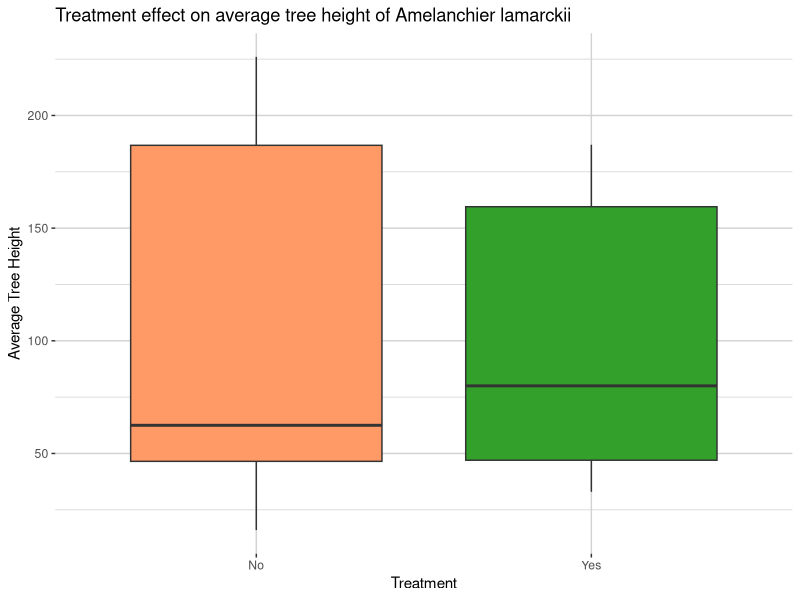
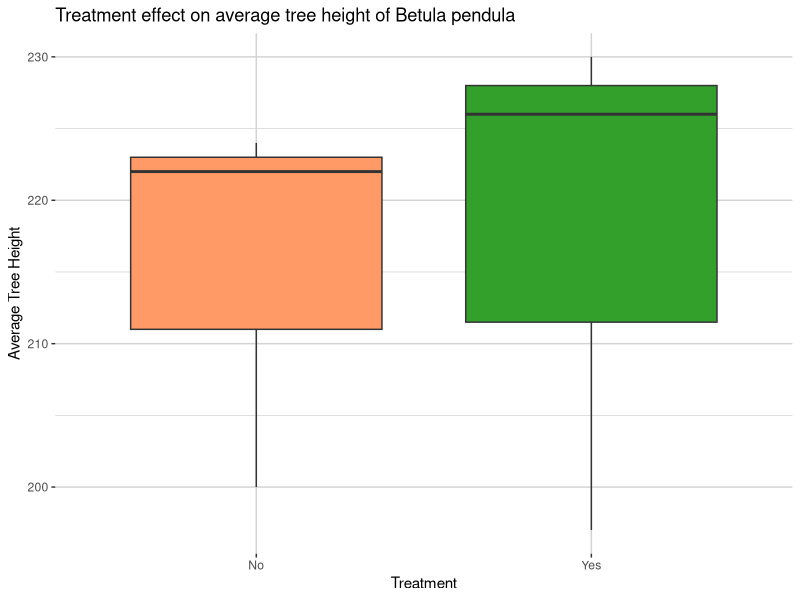
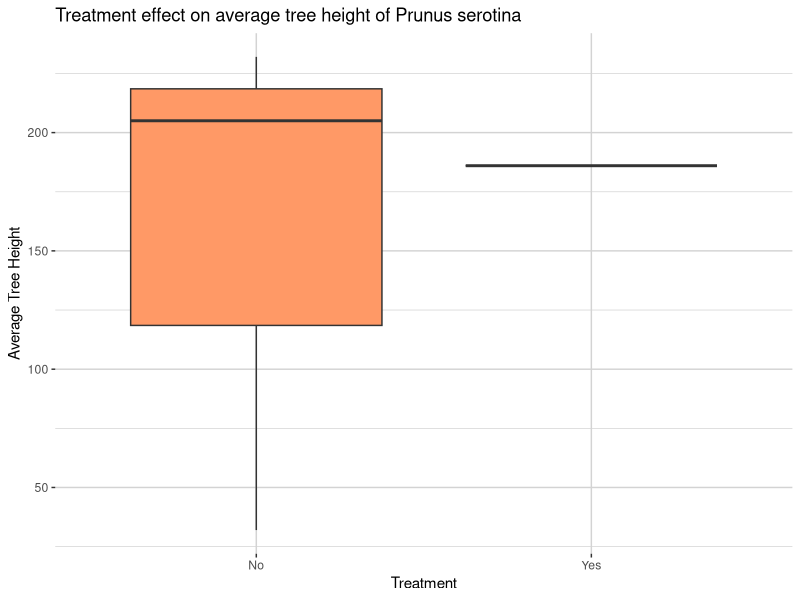
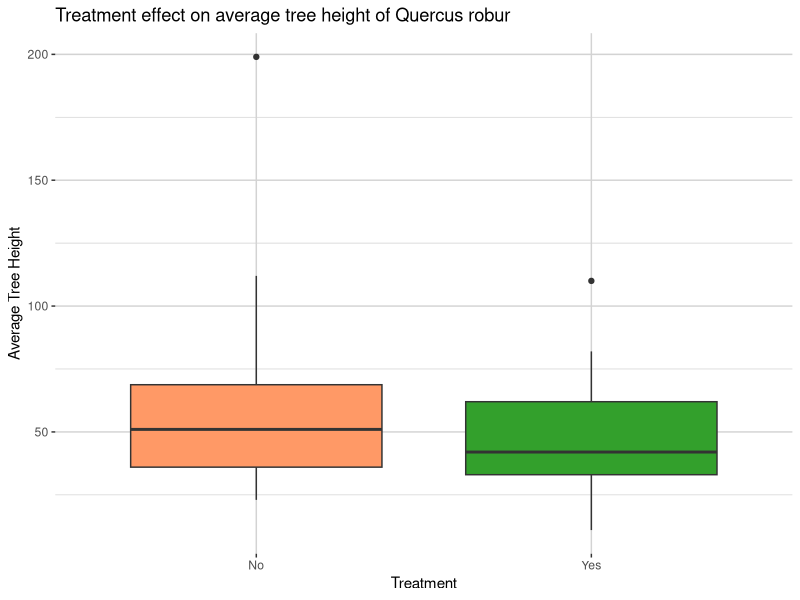
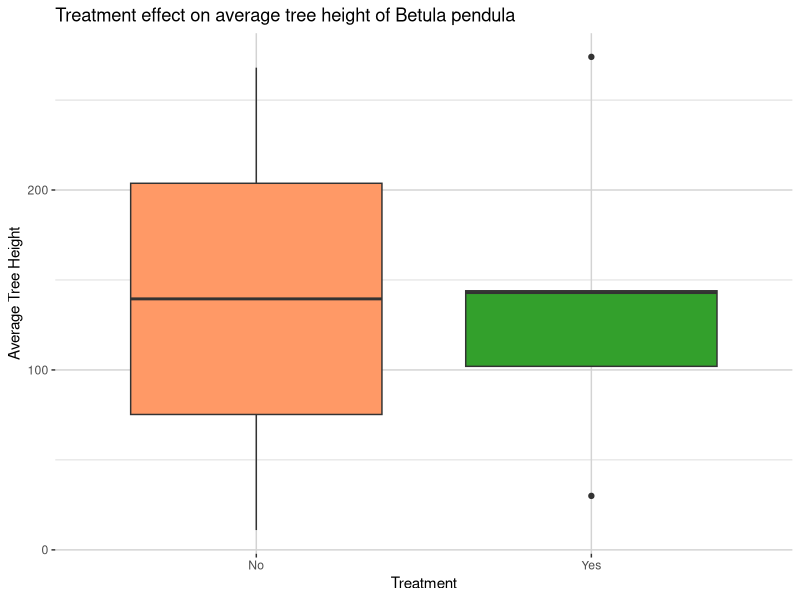
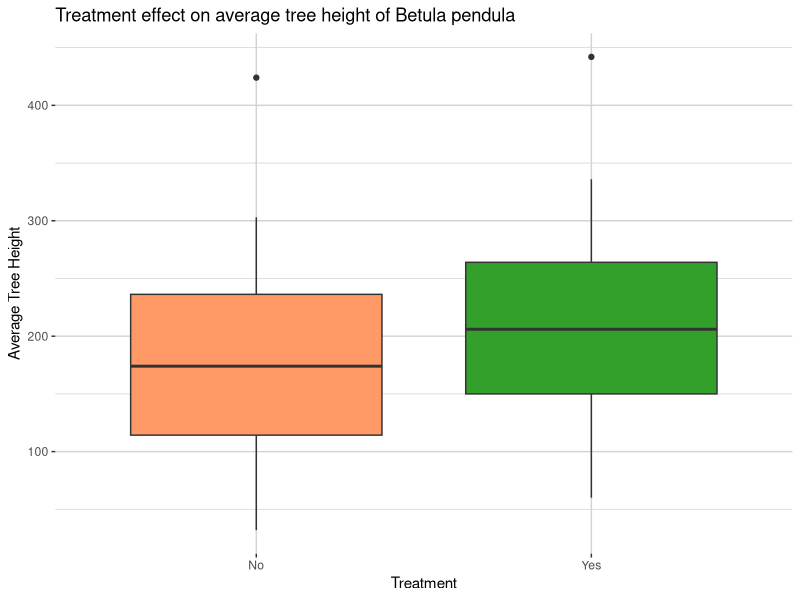
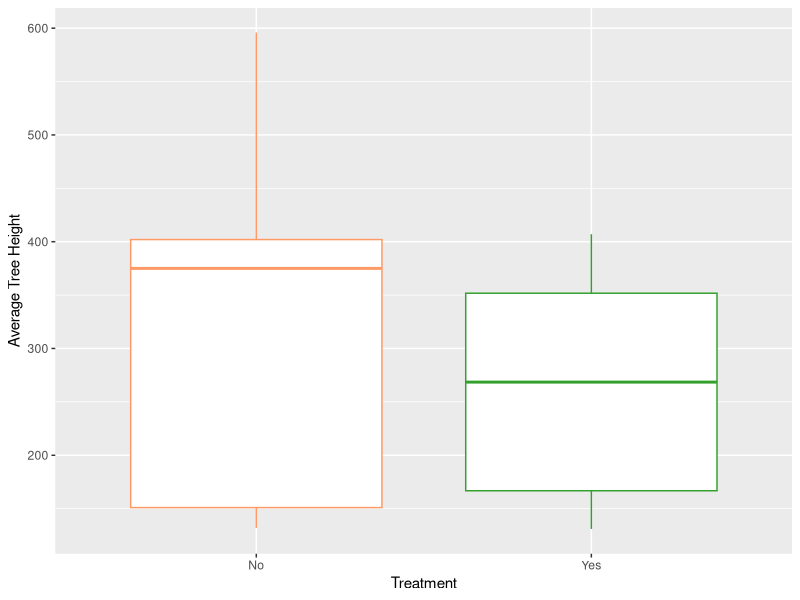
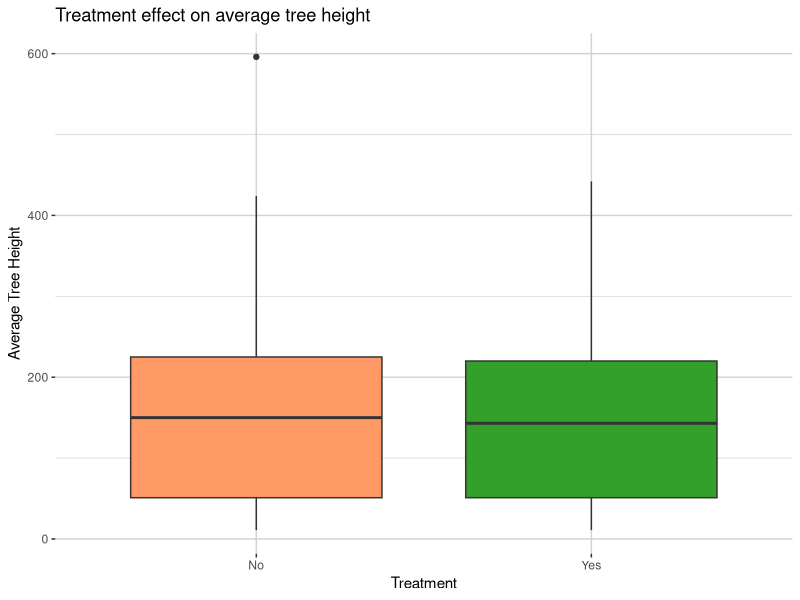

These figures' R source, in order:

library(dplyr)
library(ggplot2)
library(gridExtra)


custom_colors <- c("#FF9966", "#33a02c","#808080", "#FFFF00", "#0000FF", "#000000",  "#00FFFF", "#FF00FF", "#FFA500", "#FFC0CB", "#800080", "#A52A2A", "#008080", "#FFD700", "#E6E6FA")


## amelanchier lamarckii
HeightAM22<- read.csv("Heights_AM22.csv", fileEncoding = "UTF-8-BOM")
HeightAM22

glm_HeightAM22 <- glm(Average_height ~ TREATMENT, family = quasipoisson(link = "log") ,data = HeightAM22)
summary(glm_HeightAM22)


# Visualize the relationship between treatment and height
ggplot(HeightAM22, aes(x = TREATMENT, y = Average_height, fill = TREATMENT)) +
  geom_boxplot() +   scale_fill_manual(values = custom_colors) +
  labs(title = "Treatment effect on average tree height of Amelanchier lamarckii", x = "Treatment",
       y = "Average Tree Height")+
  guides(fill = "none") +
  theme(panel.background = element_rect(fill = "white", color = NA),
        panel.grid = element_line(color = "light gray"),
        panel.border = element_blank())


## Betula pendula
HeightBPE<- read.csv("Heights_BPE_22.csv", fileEncoding = "UTF-8-BOM")
HeightBPE

glm_BPE <- glm(Average_height ~ TREATMENT, family = quasipoisson(link = "log") ,data = HeightBPE)
summary(glm_BPE)


# Visualize the relationship between treatment and height
ggplot(HeightBPE, aes(x = TREATMENT, y = Average_height, fill = TREATMENT)) +
  geom_boxplot() +   scale_fill_manual(values = custom_colors) +
  labs(title = "Treatment effect on average tree height of Betula pendula", x = "Treatment",
       y = "Average Tree Height")+
  guides(fill = "none") +
  theme(panel.background = element_rect(fill = "white", color = NA),
        panel.grid = element_line(color = "light gray"),
        panel.border = element_blank())

## Betula pubescens
##only for one site data so not able to do glm
HeightBPU<- read.csv("HeightsBPU.csv", fileEncoding = "UTF-8-BOM")
HeightBPU

## Prunus serotina
HeightPS<- read.csv("Heights_PS_22.csv", fileEncoding = "UTF-8-BOM")
HeightPS

glm_PS <- glm(Average_height ~ TREATMENT, family = quasipoisson(link = "log") ,data = HeightPS)
summary(glm_PS)


# Visualize the relationship between treatment and height
ggplot(HeightPS, aes(x = TREATMENT, y = Average_height, fill = TREATMENT)) +
  geom_boxplot() +   scale_fill_manual(values = custom_colors) +
  labs(title = "Treatment effect on average tree height of Prunus serotina", x = "Treatment",
       y = "Average Tree Height")+
  guides(fill = "none") +
  theme(panel.background = element_rect(fill = "white", color = NA),
        panel.grid = element_line(color = "light gray"),
        panel.border = element_blank())

## Quercus robur
HeightQRO<- read.csv("Heights_QRO.csv", fileEncoding = "UTF-8-BOM")
HeightQRO

glm_QRO <- glm(Average_height ~ TREATMENT, family = quasipoisson(link = "log") ,data = HeightQRO)
summary(glm_QRO)


# Visualize the relationship between treatment and height
ggplot(HeightQRO, aes(x = TREATMENT, y = Average_height, fill = TREATMENT)) +
  geom_boxplot() +   scale_fill_manual(values = custom_colors) +
  labs(title = "Treatment effect on average tree height of Quercus robur", x = "Treatment",
       y = "Average Tree Height")+
  guides(fill = "none") +
  theme(panel.background = element_rect(fill = "white", color = NA),
        panel.grid = element_line(color = "light gray"),
        panel.border = element_blank())

## Quercus rubra
##only for one site data so not able to do glm
HeightQRU<- read.csv("Heights_QRU.csv", fileEncoding = "UTF-8-BOM")
HeightQRU



## Rhamnus frangula
HeightRF<- read.csv("Heights_RF.csv", fileEncoding = "UTF-8-BOM")
HeightRF

glm_RF <- glm(Average_height ~ TREATMENT, family = quasipoisson(link = "log") ,data = HeightRF)
summary(glm_RF)


# Visualize the relationship between treatment and height
ggplot(HeightRF, aes(x = TREATMENT, y = Average_height, fill = TREATMENT)) +
  geom_boxplot() +   scale_fill_manual(values = custom_colors) +
  labs(title = "Treatment effect on average tree height of Betula pendula", x = "Treatment",
       y = "Average Tree Height")+
  guides(fill = "none") +
  theme(panel.background = element_rect(fill = "white", color = NA),
        panel.grid = element_line(color = "light gray"),
        panel.border = element_blank())

## Sorbus aucuparia
HeightSA<- read.csv("Heights_SA.csv", fileEncoding = "UTF-8-BOM")
HeightSA

glm_SA <- glm(Average_height ~ TREATMENT, family = quasipoisson(link = "log") ,data = HeightSA)
summary(glm_SA)


# Visualize the relationship between treatment and height
ggplot(HeightSA, aes(x = TREATMENT, y = Average_height, fill = TREATMENT)) +
  geom_boxplot() +   scale_fill_manual(values = custom_colors) +
  labs(title = "Treatment effect on average tree height of Betula pendula", x = "Treatment",
       y = "Average Tree Height")+
  guides(fill = "none") +
  theme(panel.background = element_rect(fill = "white", color = NA),
        panel.grid = element_line(color = "light gray"),
        panel.border = element_blank())

## Pinus sylvestris
HeightPinus<- read.csv("Height_Pinus.csv", fileEncoding = "UTF-8-BOM")
HeightPinus

glm_Pinus <- glm(Average_height ~ TREATMENT, family = quasipoisson(link = "log") ,data = HeightPinus)
summary(glm_Pinus)


# Visualize the relationship between treatment and height
ggplot(HeightPinus, aes(x = TREATMENT, y = Average_height, color = TREATMENT)) +
  geom_boxplot(fill = "white", show.legend = FALSE) +  # Set fill to NA to make the boxes transparent
  scale_color_manual(values = custom_colors) +
  labs(x = "Treatment",
       y = "Average Tree Height")

## combining plots
HeightAM22$Species <- "Amelanchier_lamarckii"
HeightBPE$Species <- "Betula_pendula"
HeightPS$Species <- "Prunus_serotina"
HeightQRO$Species <- "Quercus_robur"
HeightRF$Species <- "Rhamnus_frangula"
HeightSA$Species <- "Sorbus_aucuparia"
HeightPinus$Species <- "Pinus_sylvestris"

all_data_heights <- bind_rows(
  HeightAM22, HeightBPE, HeightPS, HeightQRO, HeightRF, HeightSA, HeightPinus
)
all_data_heights


# Visualize the relationship between treatment and height
ggplot(all_data_heights, aes(x = TREATMENT, y = Average_height, fill = TREATMENT)) +
  geom_boxplot() +   scale_fill_manual(values = custom_colors) +
  labs(title = "Treatment effect on average tree height", x = "Treatment",
       y = "Average Tree Height")+
  guides(fill = "none") +
  theme(panel.background = element_rect(fill = "white", color = NA),
        panel.grid = element_line(color = "light gray"),
        panel.border = element_blank())

##species separate names but same plot
treatment_colour <- c("No" = "#FF0000", "Yes" = "#008000")

# Define custom names for treatments in the legend
treatment_labels <- c("No" = "No Rockdust", "Yes" = "Rockdust")

# Define order of species shown in plot
desired_order <- c("Amelanchier_lamarckii", "Betula_pendula", "Prunus_serotina", "Quercus_robur", "Rhamnus_frangula", "Sorbus_aucuparia", "Pinus_sylvestris")

# Plot boxplots
ggplot(all_data_heights, aes(x = factor(Species, levels = desired_order), y = Average_height, color = TREATMENT))+
  geom_boxplot() +   scale_color_manual(values = treatment_colour, labels = treatment_labels) + labs(x = "Species",
                                                                     y = "Average Tree Height (cm)") 


## one plot for broad and pine separate boxplots
plotbroad<- ggplot(all_data_heights, aes(x = TREATMENT, y = Average_height, color = Species))+
  geom_boxplot() +   scale_fill_manual(values = custom_colors) + labs(x = "Treatment",
                                                                     y = "Average Tree Height (cm)") 

plotpine<- ggplot(HeightPinus, aes(x = TREATMENT, y = Average_height, color = Species)) +
  geom_boxplot(fill = "white") +  # Set fill to NA to make the boxes transparent
  scale_color_manual(values = custom_colors) +
  labs(title = "b", x = "Treatment",
       y = "Average Tree Height (cm)")

grid.arrange(plotbroad, plotpine, ncol = 1)
